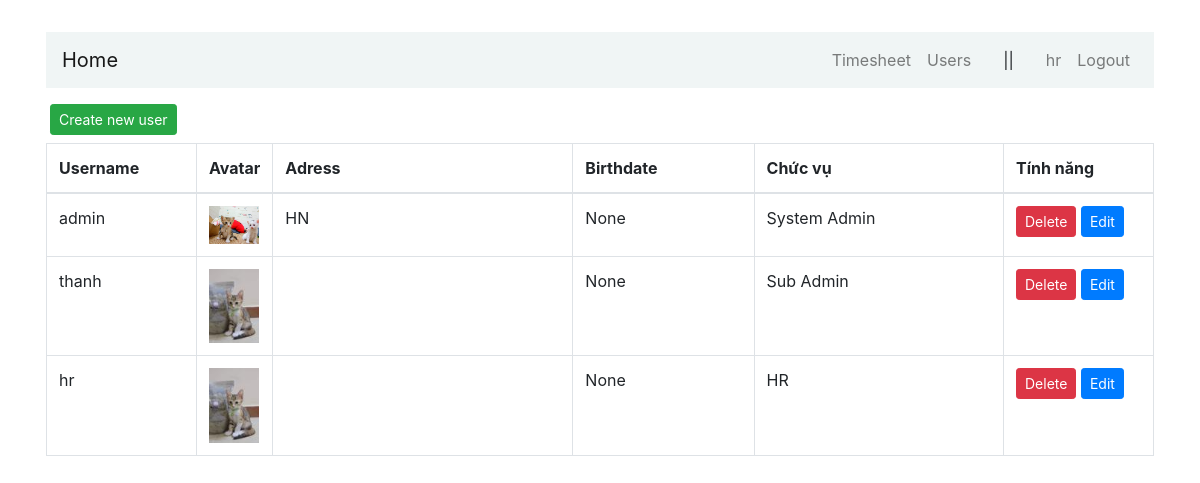
/users (signed in), run on the app's committed database.
### users/models.py (models this page shows, shortened)
class User(AbstractBaseUser, PermissionsMixin):
    username = models.CharField(_("username"), max_length=100, unique=True, validators=[UnicodeUsernameValidator()], error_messages={"unique": _("A user with that username already exists."),})
    first_name = models.CharField(_("first name"), max_length=100, blank=True)
    last_name = models.CharField(_("last name"), max_length=100, blank=True)    # Surname
    email = models.EmailField(_("email address"), blank=True)
    is_staff = models.BooleanField(_("staff status"), default=False,)
    is_active = models.BooleanField(_("active"), default=True)
    date_joined = models.DateTimeField(_("date joined"), default=timezone.now)
    objects = UserManager()
    EMAIL_FIELD = "email"
    USERNAME_FIELD = "username"
    class Meta:
        verbose_name = _("user")
        verbose_name_plural = _("users")

class Profile(models.Model):
    user = models.OneToOneField(User, on_delete=models.CASCADE)
    avatar = models.ImageField(default='images/avatar_default.jpg', upload_to='images')
    gender = models.CharField(_("gender"), max_length=100, blank=True, choices=GENDER_CHOICES)
    address = models.CharField(_("address"), max_length=100, blank=True)
    birthday = models.DateField(_("birthday"), max_length=10, blank=True, null=True)

### users/views.py (the view)
# urls.py: path('users', views.user_list, name='users-list'),
@group_required('Sub Admin', 'HR', raise_exception=True)
def user_list(request):
    users = User.objects.all()
    context = {
        'users': users
    }
    return render(request, 'users/users-list.html', context)

### common/authorization.py (called while the page is built)
def group_required(*group_names, login_url=None, raise_exception=False):
    def in_groups(u):
        if u.is_authenticated:
            if bool(u.groups.filter(name__in=group_names)) | u.is_superuser:
                return True
        if raise_exception:
            raise PermissionDenied
        return False
    return user_passes_test(in_groups, login_url=login_url)

### users/templates/users/users-list.html (shortened to what this page needs)
{% extends "users/base.html" %}
{% block content %}
<a class="btn btn-success btn-sm mt-3 ml-1" href="{% url 'users-add' %}"> Create new user </a>
<table class="table table-hover table-bordered mt-2">
    <thead>
        <tr>
          <th width="150">Username</th>
          <th width="20">Avatar</th>
          <th width="300">Adress</th>
          <th>Birthdate</th>
          <th>Chức vụ</th>
          <th width="150">Tính năng</th>
        </tr>
      </thead>
      <tbody>
        {% for user in users  %}
        <tr>
          <td> {{user.username}} </td>
          {% if user.profile.avatar %}
            <td><img class="img-card-person" style="max-width: 50px;" src="{{user.profile.avatar.url}}" alt=""></td>
          {% else %}
            <td><img class="img-card-person" style="max-width: 50px;" src="images/avatar_default.jpg" alt=""></td>
          {% endif %}
          <td> {{user.profile.address}} </td>
          <td> {{user.profile.birthday}} </td>
          <td> {{user.groups.first}} </td>
          <td class="table-td-center">
            <a class="btn btn-danger btn-sm" href="/users/delete/{{user.id}}"> Delete </a>
            <a class="btn btn-primary btn-sm" href="/users/edit/{{user.id}}"> Edit </a>
          </td>
        </tr>
        {% endfor %}
      </tbody>
    </table>
{% endblock content %}

### users/templates/users/base.html (shortened to what this page needs)
<!doctype html>
<html lang="en">
<head>
    <link rel="stylesheet" href="https://maxcdn.bootstrapcdn.com/bootstrap/4.0.0/css/bootstrap.min.css">
    <link rel="stylesheet" href="https://use.fontawesome.com/releases/v5.8.2/css/all.css">
</head>
<body>
  <div class="container p-3 my-3">
    <div class="row">
      <div class="col-md-12">
        <nav class="navbar navbar-expand-md navbar-light " style="background-color: #f0f5f5">
          <a href="/" class="navbar-brand">Home</a>
            <div class="collapse navbar-collapse" id="navbarCollapse">
              <div class="navbar-nav ml-auto">
                {% if user.is_authenticated %}
                <a href="{% url 'timesheet' %}" class="nav-item nav-link">Timesheet</a>
                <a href="{% url 'users-list' %}" class="nav-item nav-link">Users</a>
                <span class="mx-4 my-auto">||</span>
                  <a href="#" class="nav-item nav-link">{{user.username}}</a>
                  <a href="{% url 'logout' %}" class="nav-item nav-link">Logout</a>
                {% else %}
                  <a href="{% url 'login' %}" class="nav-item nav-link">Sign in</a>
                {% endif %}
              </div>
            </div>
        </nav>
        {% block content %}{% endblock %}
      </div>
    </div>
  </div>
</body>
</html>

### data on the page
User: username "hr", profile.avatar (placeholder picture), profile.birthday "None", groups.first "HR"
User: username "admin", profile.avatar (picture), profile.address "HN", profile.birthday "None", groups.first "System Admin"
User: username "thanh", profile.avatar (placeholder picture), profile.birthday "None", groups.first "Sub Admin"
